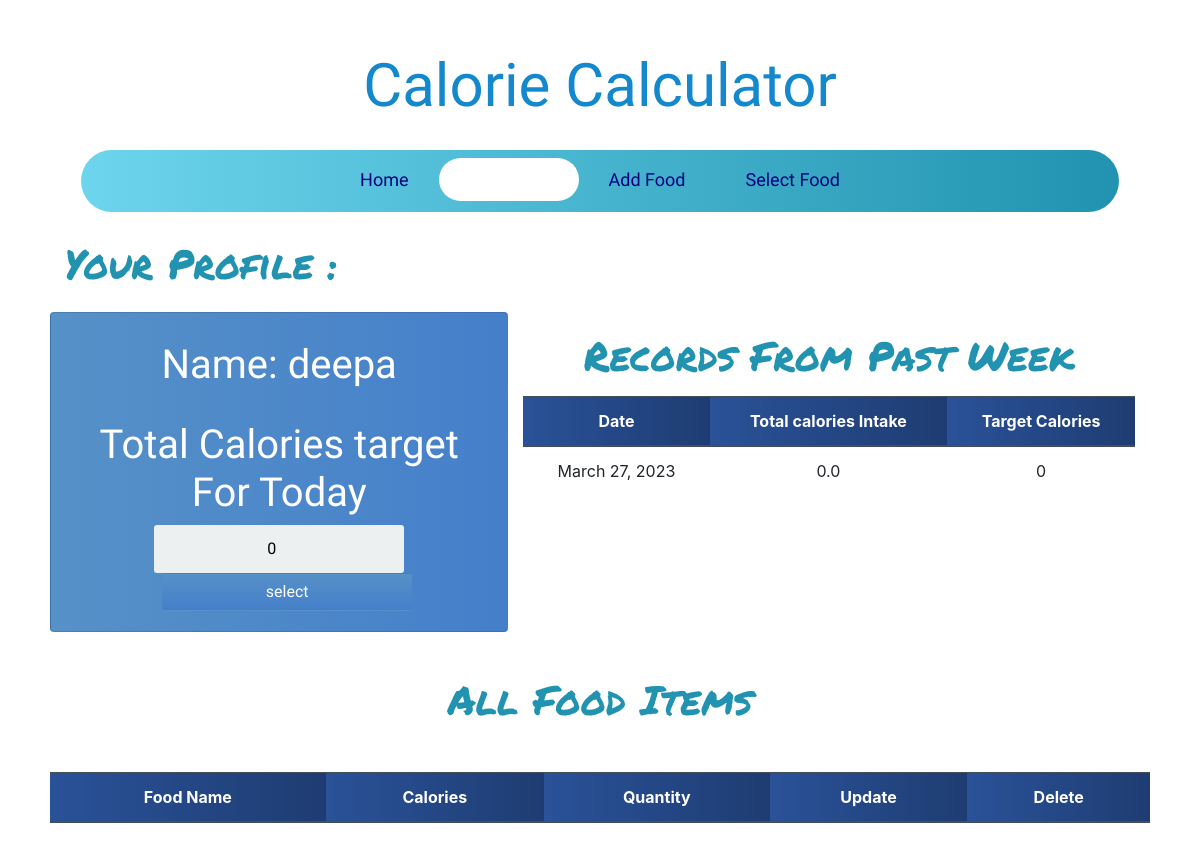
Page /profile/ (signed in) on the earlier database version.
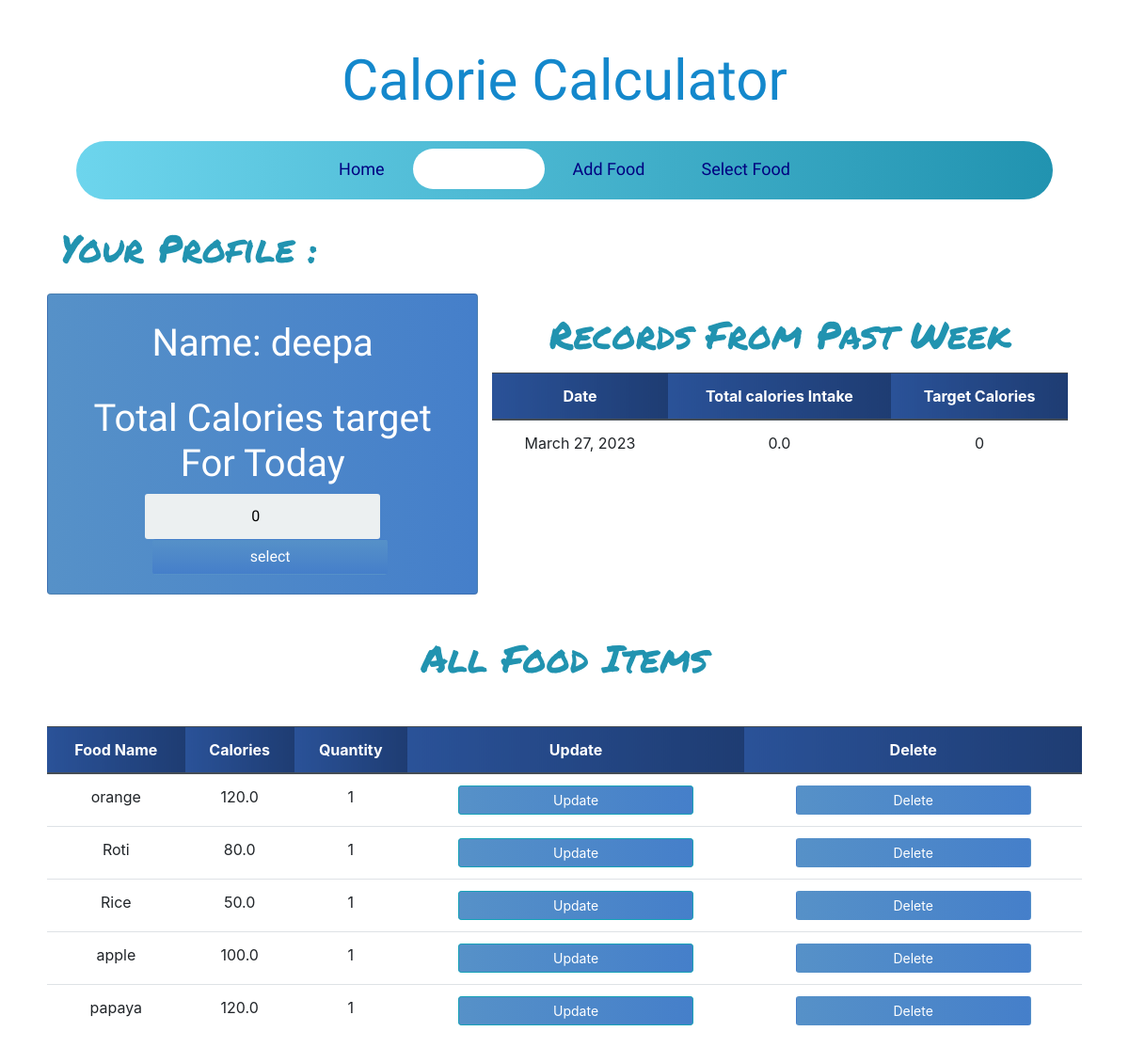
Same page on the later database version.
### calorieapp/models.py (models this page shows, shortened)
class Profile(models.Model):
	person_of = models.ForeignKey(User,null=True,on_delete=models.CASCADE)
	calorie_count = models.FloatField(default=0,null=True,blank=True)
	food_selected = models.ForeignKey(Food,on_delete=models.CASCADE,null=True,blank=True)
	quantity = models.FloatField(default=0)
	total_calorie = models.FloatField(default=0,null=True)
	date = models.DateField(auto_now_add = True)
	calorie_goal = models.PositiveIntegerField(default=0)
	all_food_selected_today = models.ManyToManyField(Food,through='PostFood',related_name='inventory')

class Food(models.Model):
	name = models.CharField(max_length=200 ,null=False)
	quantity = models.PositiveIntegerField(null=False,default=0)
	calorie = models.FloatField(null=False,default=0)
	person_of = models.ForeignKey(User,null=True,on_delete=models.CASCADE)

### calorieapp/views.py (the view)
# urls.py: path('profile/',ProfilePage,name='profile'),
@login_required
def ProfilePage(request):
	person = Profile.objects.filter(person_of=request.user).last()
	food_items = Food.objects.filter(person_of=request.user)
	form = ProfileForm(instance=person)
	if request.method == 'POST':
		form = ProfileForm(request.POST,instance=person)
		if form.is_valid():
			form.save()
			return redirect('profile')
	else:
		form = ProfileForm(instance=person)
	some_day_last_week = timezone.now().date() -timedelta(days=7)
	records=Profile.objects.filter(date__gte=some_day_last_week,date__lt=timezone.now().date(),person_of=request.user)
	context = {'form':form,'food_items':food_items,'records':records}
	return render(request, 'profile.html',context)

### calorieapp/forms.py
class ProfileForm(forms.ModelForm):
	class Meta:
		model = Profile
		fields = ('calorie_goal',)

### templates/profile.html (shortened to what this page needs)
{% extends 'base.html' %}
{% block content %}
<div class="container-fluid">
    <h1 class="headline">Your Profile :</h1>
        <div class="row mt-4 mb-4">
            <div class="col-lg-5 card card-body">
            <div class="app-title">
                <h1 class="text-center profile-text mt-2">Name: {{ request.user }} </h1>
            </div>
            <form method="POST" action="" class="login-form pt-4">
                {% for field in form %}
                <h1> Total Calories target For Today</h1>
                {{ field }}
                {% endfor %}
                <input class="btn login_btn profile-submit ml-3" type="submit" value="select">
            </form>
        </div>
        <div class="col-lg-7">
        <h1 class="text-center headline pb-2">Records From Past Week</h1>
        <table class="table text-center">
            <thead class="thead-dark">
                <tr>
                    <th scope="col">Date</th>
                    <th scope="col">Total calories Intake</th>
                    <th scope="col"> Target Calories </th>
                </tr>
            </thead>
            <tbody>
                {% for record in records %}
                <tr>
                    <td>{{ record.date }}</td>
                    <td>{{ record.total_calorie }}</td>
                    <td>{{ record.calorie_goal }}</td>
                </tr>
                {% endfor %}
            </tbody>
        </table>
    </div>
     </div>
    <h1 class="text-center headline">All Food Items</h1>
     <div class="row mt-5">
      <table class="table text-center">
            <thead class="thead-dark">
                <tr>
                    <th scope="col">Food Name</th>
                    <th scope="col">Calories</th>
                    <th scope="col">Quantity</th>
                    <th scope="col">Update</th>
                    <th scope="col">Delete</th>
                </tr>
            </thead>
            <tbody>
                {% for food in food_items %}
                <tr>
                    <td>{{ food.name }}</td>
                    <td>{{ food.calorie }}</td>
                    <td>{{ food.quantity }}</td>
                    <td><a class="btn btn-sm btn-info" href="{% url 'update_food' food.id %}">Update</a></td>
                    <td><a class="btn btn-sm " href="{% url 'delete_food' food.id %}">Delete</a></td>
                </tr>
                {% endfor %}
            </tbody>
        </table>
    </div>
</div>
{% endblock content %}

Differences in the rows shown:
added Profile: form "0"
added Food: name "orange", calorie "120.0", quantity "1"
added Food: name "Roti", calorie "80.0", quantity "1"
added Food: name "Rice", calorie "50.0", quantity "1"
added Food: name "apple", calorie "100.0", quantity "1"
added Food: name "papaya", calorie "120.0", quantity "1"
